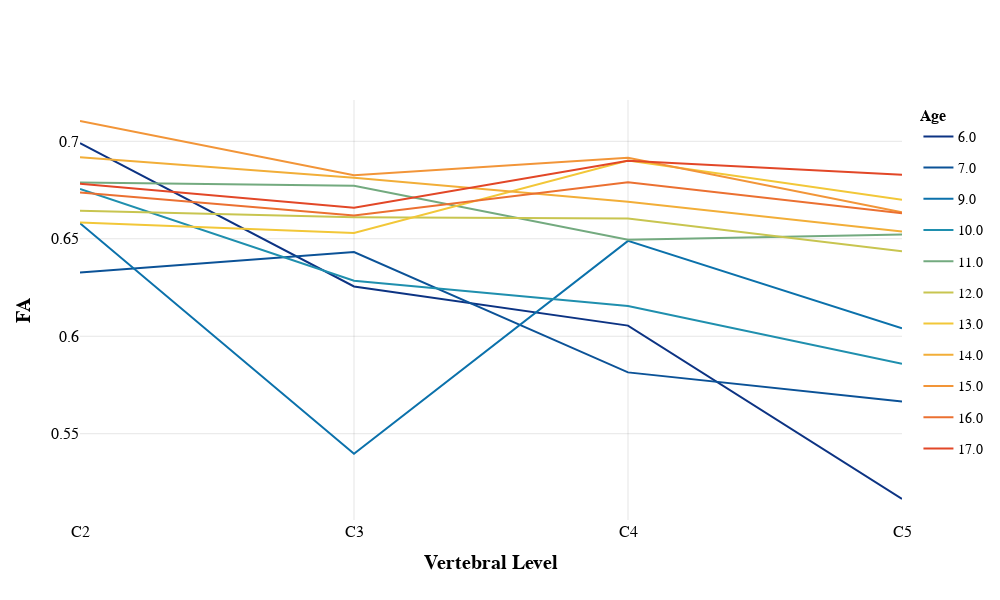

The notebook cell saved with this chart:
### Code cell
plot_morphometrics(DTI_df['FA'], 'FA')

### Figure 1 — Plotly figure (JSON) as saved in the notebook; plotly's stock layout.template omitted (floating-point values rounded to 4 significant figures)
{"data": [{"legendgroup": "Age 6.0", "line": {"color": "rgb(12, 51, 131)", "width": 2}, "marker": {"size": 6}, "mode": "lines", "name": "6.0", "type": "scatter", "x": [2, 3, 4, 5], "y": [0.699, 0.6256, 0.6055, 0.5165]}, {"legendgroup": "Age 7.0", "line": {"color": "rgb(11, 82, 151)", "width": 2}, "marker": {"size": 6}, "mode": "lines", "name": "7.0", "type": "scatter", "x": [2, 3, 4, 5], "y": [0.6327, 0.6432, 0.5815, 0.5666]}, {"legendgroup": "Age 9.0", "line": {"color": "rgb(11, 113, 171)", "width": 2}, "marker": {"size": 6}, "mode": "lines", "name": "9.0", "type": "scatter", "x": [2, 3, 4, 5], "y": [0.6579, 0.5397, 0.6489, 0.6041]}, {"legendgroup": "Age 10.0", "line": {"color": "rgb(31, 143, 174)", "width": 2}, "marker": {"size": 6}, "mode": "lines", "name": "10.0", "type": "scatter", "x": [2, 3, 4, 5], "y": [0.6755, 0.6285, 0.6155, 0.5859]}, {"legendgroup": "Age 11.0", "line": {"color": "rgb(115, 170, 127)", "width": 2}, "marker": {"size": 6}, "mode": "lines", "name": "11.0", "type": "scatter", "x": [2, 3, 4, 5], "y": [0.6788, 0.6772, 0.6495, 0.6522]}, {"legendgroup": "Age 12.0", "line": {"color": "rgb(200, 197, 80)", "width": 2}, "marker": {"size": 6}, "mode": "lines", "name": "12.0", "type": "scatter", "x": [2, 3, 4, 5], "y": [0.6644, 0.661, 0.6604, 0.6436]}, {"legendgroup": "Age 13.0", "line": {"color": "rgb(242, 199, 56)", "width": 2}, "marker": {"size": 6}, "mode": "lines", "name": "13.0", "type": "scatter", "x": [2, 3, 4, 5], "y": [0.6584, 0.6529, 0.6902, 0.67]}, {"legendgroup": "Age 14.0", "line": {"color": "rgb(242, 174, 56)", "width": 2}, "marker": {"size": 6}, "mode": "lines", "name": "14.0", "type": "scatter", "x": [2, 3, 4, 5], "y": [0.6918, 0.6813, 0.669, 0.6537]}, {"legendgroup": "Age 15.0", "line": {"color": "rgb(242, 149, 56)", "width": 2}, "marker": {"size": 6}, "mode": "lines", "name": "15.0", "type": "scatter", "x": [2, 3, 4, 5], "y": [0.7104, 0.6826, 0.6916, 0.6635]}, {"legendgroup": "Age 16.0", "line": {"color": "rgb(235, 112, 49)", "width": 2}, "marker": {"size": 6}, "mode": "lines", "name": "16.0", "type": "scatter", "x": [2, 3, 4, 5], "y": [0.6737, 0.6619, 0.6789, 0.6631]}, {"legendgroup": "Age 17.0", "line": {"color": "rgb(226, 71, 39)", "width": 2}, "marker": {"size": 6}, "mode": "lines", "name": "17.0", "type": "scatter", "x": [2, 3, 4, 5], "y": [0.6782, 0.6659, 0.69, 0.6829]}], "layout": {"height": 600, "legend": {"font": {"color": "black", "family": "Arial", "size": 14}, "title": {"font": {"color": "black", "family": "Arial", "size": 16, "weight": "bold"}, "text": "Age"}}, "title": {"text": " "}, "width": 1000, "xaxis": {"gridcolor": "rgba(0, 0, 0, 0.1)", "tickangle": 0, "tickcolor": "black", "tickfont": {"color": "black", "family": "Arial", "size": 16}, "tickmode": "array", "ticktext": ["C2", "C3", "C4", "C5"], "tickvals": [2, 3, 4, 5], "title": {"font": {"color": "black", "family": "Arial", "size": 20, "weight": "bold"}, "text": "Vertebral Level"}}, "yaxis": {"gridcolor": "rgba(0, 0, 0, 0.1)", "tickcolor": "black", "tickfont": {"color": "black", "family": "Arial", "size": 16}, "title": {"font": {"color": "black", "family": "Arial", "size": 20, "weight": "bold"}, "text": "FA"}}}}
